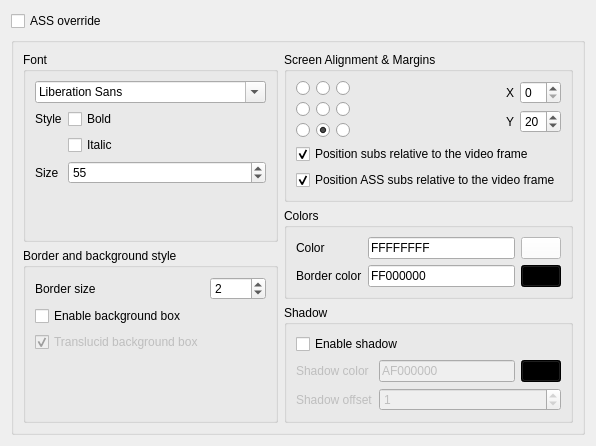
         <widget class="QWidget" name="subsDefaultPage">
          <layout class="QVBoxLayout" name="verticalLayout_14">
           <item>
            <widget class="QCheckBox" name="subsAssoverride">
             <property name="text">
              <string extracomment="Might cause issues">ASS override</string>
             </property>
            </widget>
           </item>
           <item>
            <widget class="QGroupBox" name="subsDefaultLayoutsBox">
             <property name="title">
              <string/>
             </property>
             <property name="flat">
              <bool>true</bool>
             </property>
             <layout class="QHBoxLayout" name="horizontalLayout_4">
              <item>
               <layout class="QVBoxLayout" name="subsDefaultLayoutLeft" stretch="0,0">
                <item>
                 <widget class="QGroupBox" name="fontBox">
                  <property name="sizePolicy">
                   <sizepolicy hsizetype="Preferred" vsizetype="MinimumExpanding">
                    <horstretch>0</horstretch>
                    <verstretch>0</verstretch>
                   </sizepolicy>
                  </property>
                  <property name="title">
                   <string>Font</string>
                  </property>
                  <layout class="QFormLayout" name="fontBoxLayout">
                   <item row="0" column="0" colspan="2">
                    <widget class="QFontComboBox" name="fontComboBox"/>
                   </item>
                   <item row="1" column="0">
                    <widget class="QLabel" name="fontStyleLabel">
                     <property name="text">
                      <string>Style</string>
                     </property>
                    </widget>
                   </item>
                   <item row="1" column="1">
                    <widget class="QCheckBox" name="fontBold">
                     <property name="text">
                      <string>Bold</string>
                     </property>
                    </widget>
                   </item>
                   <item row="2" column="1">
                    <widget class="QCheckBox" name="fontItalic">
                     <property name="text">
                      <string>Italic</string>
                     </property>
                    </widget>
                   </item>
                   <item row="3" column="0">
                    <widget class="QLabel" name="fontSizeLabel">
                     <property name="text">
                      <string>Size</string>
                     </property>
                    </widget>
                   </item>
                   <item row="3" column="1">
                    <widget class="QSpinBox" name="fontSize">
                     <property name="sizePolicy">
                      <sizepolicy hsizetype="MinimumExpanding" vsizetype="Fixed">
                       <horstretch>0</horstretch>
                       <verstretch>0</verstretch>
                      </sizepolicy>
                     </property>
                     <property name="showGroupSeparator" stdset="0">
                      <bool>true</bool>
                     </property>
                     <property name="maximum">
                      <number>9000</number>
                     </property>
                     <property name="value">
                      <number>55</number>
                     </property>
                    </widget>
                   </item>
                   <item row="4" column="1">
                    <spacer name="verticalSpacer_7">
                     <property name="orientation">
                      <enum>Qt::Orientation::Vertical</enum>
                     </property>
                     <property name="sizeHint" stdset="0">
                      <size>
                       <width>20</width>
                       <height>40</height>
                      </size>
                     </property>
                    </spacer>
                   </item>
                  </layout>
                 </widget>
                </item>
                <item>
                 <widget class="QGroupBox" name="borderBox">
                  <property name="sizePolicy">
                   <sizepolicy hsizetype="Preferred" vsizetype="MinimumExpanding">
                    <horstretch>0</horstretch>
                    <verstretch>0</verstretch>
                   </sizepolicy>
                  </property>
                  <property name="title">
                   <string>Border and background style</string>
                  </property>
                  <layout class="QGridLayout" name="borderBoxLayout">
                   <item row="0" column="0">
                    <widget class="QLabel" name="borderSizeLabel">
                     <property name="text">
                      <string>Border size</string>
                     </property>
                    </widget>
                   </item>
                   <item row="0" column="1">
                    <widget class="QSpinBox" name="borderSize">
                     <property name="maximum">
                      <number>10</number>
                     </property>
                     <property name="value">
                      <number>2</number>
                     </property>
                    </widget>
                   </item>
                   <item row="1" column="0">
                    <widget class="QCheckBox" name="subsBackgroundBoxEnabled">
                     <property name="text">
                      <string>Enable background box</string>
                     </property>
                     <property name="checked">
                      <bool>false</bool>
                     </property>
                    </widget>
                   </item>
                   <item row="2" column="0">
                    <widget class="QCheckBox" name="subsBackgroundBoxTranslucid">
                     <property name="enabled">
                      <bool>false</bool>
                     </property>
                     <property name="text">
                      <string>Translucid background box</string>
                     </property>
                     <property name="checked">
                      <bool>true</bool>
                     </property>
                    </widget>
                   </item>
                   <item row="3" column="0">
                    <spacer name="verticalSpacer_8">
                     <property name="orientation">
                      <enum>Qt::Orientation::Vertical</enum>
                     </property>
                     <property name="sizeHint" stdset="0">
                      <size>
                       <width>20</width>
                       <height>40</height>
                      </size>
                     </property>
                    </spacer>
                   </item>
                  </layout>
                 </widget>
                </item>
               </layout>
              </item>
              <item>
               <layout class="QVBoxLayout" name="subsDefaultLayoutRight">
                <item>
                 <widget class="QGroupBox" name="subsAlignmentBox">
                  <property name="title">
                   <string>Screen Alignment &amp;&amp; Margins</string>
                  </property>
                  <layout class="QVBoxLayout" name="subsAlignmentBoxLayout">
                   <item>
                    <layout class="QHBoxLayout" name="subsAlignmentMarginLayout">
                     <item>
                      <layout class="QGridLayout" name="subsAlignmentLayout">
                       <item row="0" column="0">
                        <widget class="QRadioButton" name="subsAlignmentTopLeft">
                         <property name="text">
                          <string/>
                         </property>
                        </widget>
                       </item>
                       <item row="0" column="1">
                        <widget class="QRadioButton" name="subsAlignmentTop">
                         <property name="text">
                          <string/>
                         </property>
                        </widget>
                       </item>
                       <item row="0" column="2">
                        <widget class="QRadioButton" name="subsAlignmentTopRight">
                         <property name="text">
                          <string/>
                         </property>
                        </widget>
                       </item>
                       <item row="1" column="0">
                        <widget class="QRadioButton" name="subsAlignmentLeft">
                         <property name="text">
                          <string/>
                         </property>
                        </widget>
                       </item>
                       <item row="1" column="1">
                        <widget class="QRadioButton" name="subsAlignmentCenter">
                         <property name="text">
                          <string/>
                         </property>
                        </widget>
                       </item>
                       <item row="1" column="2">
                        <widget class="QRadioButton" name="subsAlignmentRight">
                         <property name="text">
                          <string/>
                         </property>
                        </widget>
                       </item>
                       <item row="2" column="2">
                        <widget class="QRadioButton" name="subsAlignmentBottomRight">
                         <property name="text">
                          <string/>
                         </property>
                        </widget>
                       </item>
                       <item row="2" column="0">
                        <widget class="QRadioButton" name="subsAlignmentBottomLeft">
                         <property name="text">
                          <string/>
                         </property>
                        </widget>
                       </item>
                       <item row="2" column="1">
                        <widget class="QRadioButton" name="subsAlignmentBottom">
                         <property name="text">
                          <string/>
                         </property>
                         <property name="checked">
                          <bool>true</bool>
                         </property>
                        </widget>
                       </item>
                      </layout>
                     </item>
                     <item>
                      <spacer name="subsAlignmentSpacer">
                       <property name="orientation">
                        <enum>Qt::Orientation::Horizontal</enum>
                       </property>
                       <property name="sizeHint" stdset="0">
                        <size>
                         <width>0</width>
                         <height>0</height>
                        </size>
                       </property>
                      </spacer>
                     </item>
                     <item>
                      <layout class="QFormLayout" name="subsMarginLayout">
                       <item row="0" column="0">
                        <widget class="QLabel" name="subsMarginXLabel">
                         <property name="text">
                          <string>X</string>
                         </property>
                        </widget>
                       </item>
                       <item row="0" column="1">
                        <widget class="QSpinBox" name="subsMarginX"/>
                       </item>
                       <item row="1" column="0">
                        <widget class="QLabel" name="subsMarginYLabel">
                         <property name="text">
                          <string>Y</string>
                         </property>
                        </widget>
                       </item>
                       <item row="1" column="1">
                        <widget class="QSpinBox" name="subsMarginY">
                         <property name="value">
                          <number>20</number>
                         </property>
                        </widget>
                       </item>
                      </layout>
                     </item>
                    </layout>
                   </item>
                   <item>
                    <widget class="QCheckBox" name="subsRelativeToVideoFrame">
                     <property name="text">
                      <string>Position subs relative to the video frame</string>
                     </property>
                     <property name="checked">
                      <bool>true</bool>
                     </property>
                    </widget>
                   </item>
                   <item>
                    <widget class="QCheckBox" name="subsAssRelativeToVideoFrame">
                     <property name="text">
                      <string>Position ASS subs relative to the video frame</string>
                     </property>
                     <property name="checked">
                      <bool>true</bool>
                     </property>
                    </widget>
                   </item>
                  </layout>
                 </widget>
                </item>
                <item>
                 <widget class="QGroupBox" name="subsColorsBox">
                  <property name="title">
                   <string>Colors</string>
                  </property>
                  <layout class="QFormLayout" name="subsColorsBoxLayout">
                   <item row="0" column="0">
                    <widget class="QLabel" name="subsColorLabel">
                     <property name="text">
                      <string>Color</string>
                     </property>
                    </widget>
                   </item>
                   <item row="0" column="1">
                    <layout class="QHBoxLayout" name="subsColorLayout">
                     <item>
                      <widget class="QLineEdit" name="subsColorValue">
                       <property name="inputMask">
                        <string notr="true">HHHHHHHH</string>
                       </property>
                       <property name="text">
                        <string notr="true">FFFFFFFF</string>
                       </property>
                      </widget>
                     </item>
                     <item>
                      <widget class="QPushButton" name="subsColorPick">
                       <property name="styleSheet">
                        <string notr="true">background: #FFFFFF;</string>
                       </property>
                       <property name="text">
                        <string/>
                       </property>
                      </widget>
                     </item>
                    </layout>
                   </item>
                   <item row="1" column="0">
                    <widget class="QLabel" name="subsBorderColorLabel">
                     <property name="text">
                      <string>Border color</string>
                     </property>
                    </widget>
                   </item>
                   <item row="1" column="1">
                    <layout class="QHBoxLayout" name="subsBorderColorLayout">
                     <item>
                      <widget class="QLineEdit" name="subsBorderColorValue">
                       <property name="inputMask">
                        <string notr="true">HHHHHHHH</string>
                       </property>
                       <property name="text">
                        <string notr="true">FF000000</string>
                       </property>
                      </widget>
                     </item>
                     <item>
                      <widget class="QPushButton" name="subsBorderColorPick">
                       <property name="styleSheet">
                        <string notr="true">background: #000000;</string>
                       </property>
                       <property name="text">
                        <string/>
                       </property>
                      </widget>
                     </item>
                    </layout>
                   </item>
                  </layout>
                 </widget>
                </item>
                <item>
                 <widget class="QGroupBox" name="subsShadowBox">
                  <property name="title">
                   <string>Shadow</string>
                  </property>
                  <layout class="QGridLayout" name="gridLayout_2">
                   <item row="0" column="0" colspan="2">
                    <widget class="QCheckBox" name="subsShadowEnabled">
                     <property name="text">
                      <string>Enable shadow</string>
                     </property>
                     <property name="checked">
                      <bool>false</bool>
                     </property>
                    </widget>
                   </item>
                   <item row="2" column="0">
                    <widget class="QLabel" name="subsShadowColorLabel">
                     <property name="enabled">
                      <bool>false</bool>
                     </property>
                     <property name="text">
                      <string>Shadow color</string>
                     </property>
                    </widget>
                   </item>
                   <item row="2" column="1">
                    <layout class="QHBoxLayout" name="subsShadowColorLayout">
                     <item>
                      <widget class="QLineEdit" name="subsShadowColorValue">
                       <property name="enabled">
                        <bool>false</bool>
                       </property>
                       <property name="inputMask">
                        <string notr="true">HHHHHHHH</string>
                       </property>
                       <property name="text">
                        <string notr="true">AF000000</string>
                       </property>
                      </widget>
                     </item>
                     <item>
                      <widget class="QPushButton" name="subsShadowColorPick">
                       <property name="enabled">
                        <bool>false</bool>
                       </property>
                       <property name="styleSheet">
                        <string notr="true">background: #000000;</string>
                       </property>
                       <property name="text">
                        <string/>
                       </property>
                      </widget>
                     </item>
                    </layout>
                   </item>
                   <item row="3" column="0">
                    <widget class="QLabel" name="subsShadowOffsetLabel">
                     <property name="enabled">
                      <bool>false</bool>
                     </property>
                     <property name="text">
                      <string>Shadow offset</string>
                     </property>
                    </widget>
                   </item>
                   <item row="3" column="1">
                    <widget class="QSpinBox" name="subsShadowOffset">
                     <property name="enabled">
                      <bool>false</bool>
                     </property>
                     <property name="maximum">
                      <number>10</number>
                     </property>
                     <property name="value">
                      <number>1</number>
                     </property>
                    </widget>
                   </item>
                  </layout>
                 </widget>
                </item>
               </layout>
              </item>
             </layout>
            </widget>
           </item>
          </layout>
         </widget>
